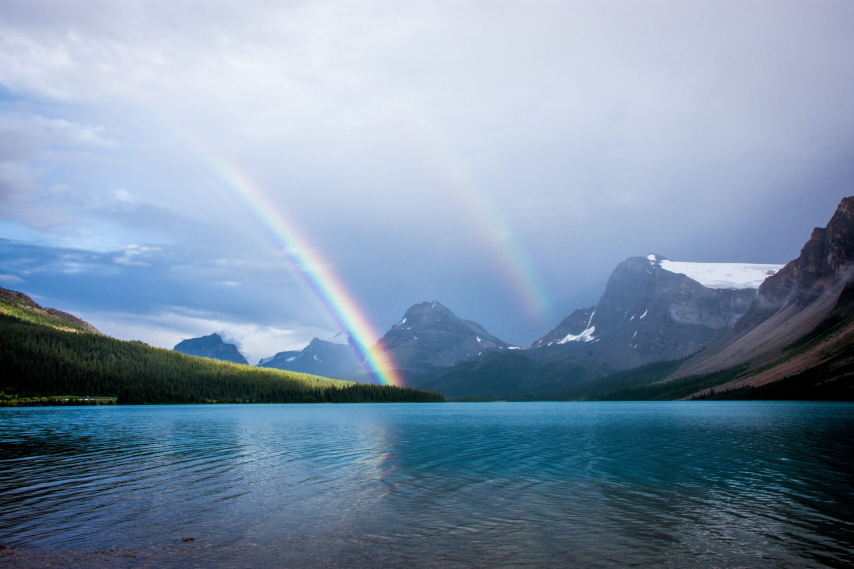
#> input picture data/Rainbow.jpg, 2560 x 1707 px (shown at 1/3 size)
$ python ex3_8.py
#> lines starting #> are read from the running program, lines starting #| are printed output that depends on the picture
import numpy as np
import matplotlib
import matplotlib.pyplot as plt
import cv2
from skimage import data
from skimage.util.dtype import dtype_range
from skimage.util import img_as_ubyte
from skimage import exposure
from skimage.morphology import disk
from skimage.morphology import ball
from skimage.filters import rank


matplotlib.rcParams['font.size'] = 9


def plot_img_and_hist(image, axes, bins=256):
    """Plot an image along with its histogram and cumulative histogram.

    """
    ax_img, ax_hist = axes
    ax_cdf = ax_hist.twinx()

    # Display image
    ax_img.imshow(image, cmap=plt.cm.gray)
    ax_img.set_axis_off()

    # Display histogram
    ax_hist.hist(image.ravel(), bins=bins)
    ax_hist.ticklabel_format(axis='y', style='scientific', scilimits=(0, 0))
    ax_hist.set_xlabel('Pixel intensity')

    xmin, xmax = dtype_range[image.dtype.type]
    ax_hist.set_xlim(xmin, xmax)

    # Display cumulative distribution
    img_cdf, bins = exposure.cumulative_distribution(image, bins)
    # Convert to CDF (img_cdf)
    ax_cdf.plot(bins, img_cdf, 'r')

    return ax_img, ax_hist, ax_cdf

# Build on Exercise 3.7 (luminance computation).
img = plt.imread('data/Rainbow.jpg')
#> img is the input picture: shape (1707, 2560, 3); mean R, G, B 123.7, 144.9, 167.3
img = cv2.resize(img,(512,512))
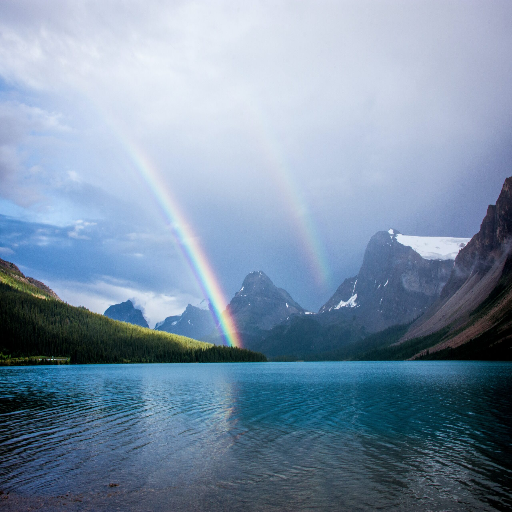
#> img: shape (512, 512, 3); mean R, G, B 123.6, 144.8, 167.2
gray_img = cv2.cvtColor(img,cv2.COLOR_RGB2GRAY) # luminance computation
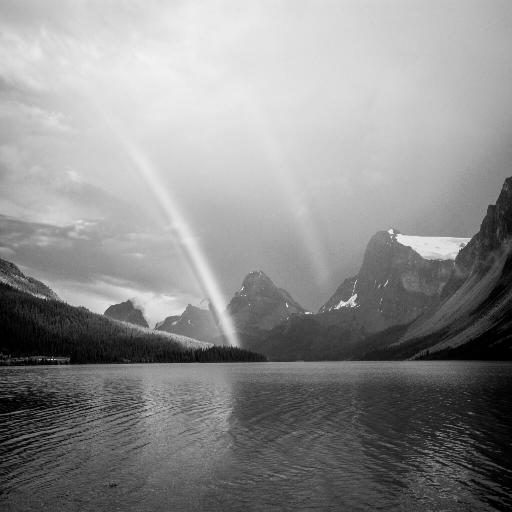
#> gray_img: shape (512, 512); min 0, max 243, mean 141

# Load an example image
gray_img = img_as_ubyte(gray_img)

# Global equalize
img_rescale = exposure.equalize_hist(gray_img)
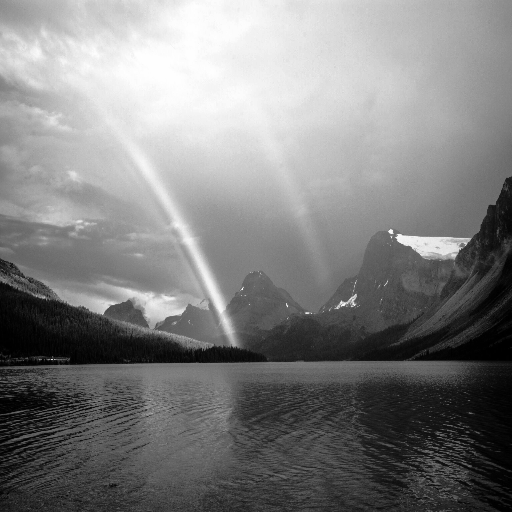
#> img_rescale: shape (512, 512) float64; min 0.00247, max 1, mean 0.503

# Equalization
footprint = disk(30)
img_eq = rank.equalize(gray_img, footprint=footprint)
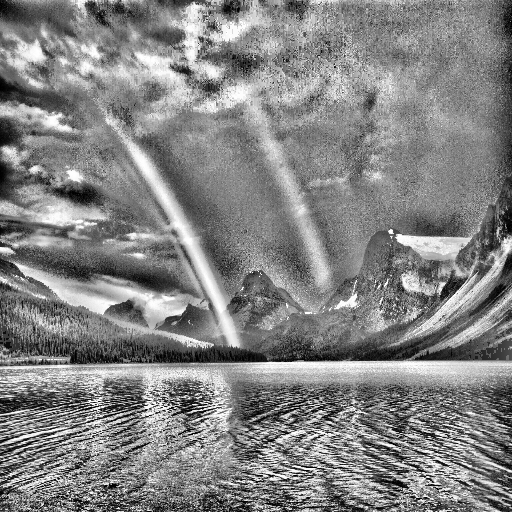
#> img_eq: shape (512, 512); min 0, max 255, mean 131.1


# Display results
fig = plt.figure(figsize=(8, 5))
axes = np.zeros((2, 3), dtype=object)
axes[0, 0] = plt.subplot(2, 3, 1)
axes[0, 1] = plt.subplot(2, 3, 2, sharex=axes[0, 0], sharey=axes[0, 0])
axes[0, 2] = plt.subplot(2, 3, 3, sharex=axes[0, 0], sharey=axes[0, 0])
axes[1, 0] = plt.subplot(2, 3, 4)
axes[1, 1] = plt.subplot(2, 3, 5)
axes[1, 2] = plt.subplot(2, 3, 6)

ax_img, ax_hist, ax_cdf = plot_img_and_hist(gray_img, axes[:, 0])
#> in plot_img_and_hist, `img_cdf, bins = exposure.cumulative_distribution(image, bins)`: img_cdf = 244 values from 0.00247 to 1; bins = 244 values from 0 to 243
ax_img.set_title('Low contrast image')
ax_hist.set_ylabel('Number of pixels')

ax_img, ax_hist, ax_cdf = plot_img_and_hist(img_rescale, axes[:, 1])
ax_img.set_title('Global equalise')

ax_img, ax_hist, ax_cdf = plot_img_and_hist(img_eq, axes[:, 2])
ax_img.set_title('Local equalize')
ax_cdf.set_ylabel('Fraction of total intensity')


# prevent overlap of y-axis labels
fig.tight_layout()
plt.show()
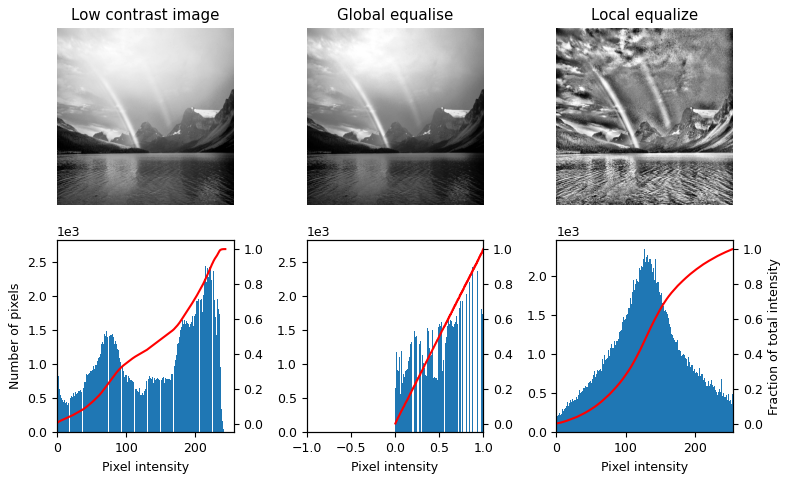
#> figure drawn by matplotlib, 9 panels; panel 4: tallest bar 2684 high, from x = 222.1 to 223.1; panel 5: tallest bar 2684 high, from x = 0.903 to 0.906; panel 6: tallest bar 2346 high, from x = 126.5 to 127.5; panel 7: curve peaks at x = 243, y = 1

$ run again, with data/Hillary.jpg copied over data/Rainbow.jpg
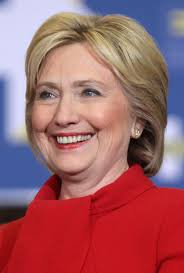
#> input picture data/Hillary.jpg, 184 x 273 px
#> img is the input picture: shape (273, 184, 3); mean R, G, B 159.7, 98.1, 104.2
#> img: shape (512, 512, 3)
#> `img_rescale = exposure.equalize_hist(gray_img)`:
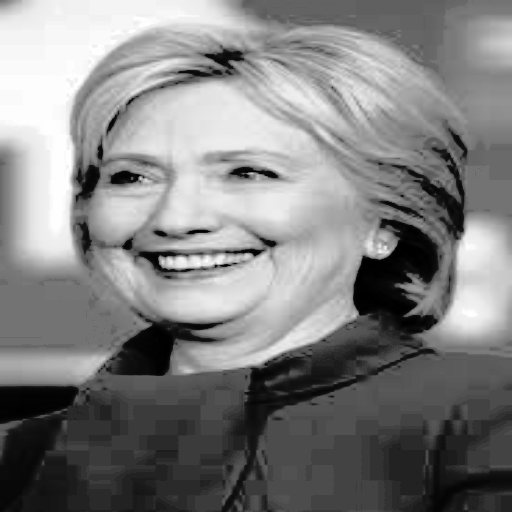
#> img_rescale: shape (512, 512) float64; min 3.81e-06, max 1, mean 0.506
#> `img_eq = rank.equalize(gray_img, footprint=footprint)`:
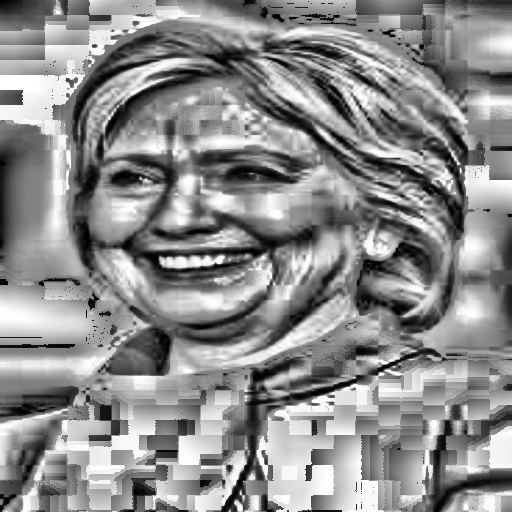
#> img_eq: shape (512, 512); min 0, max 255, mean 140.6
#> img_cdf = 230 values from 3.81e-06 to 1; bins = 230 values from 4 to 233
